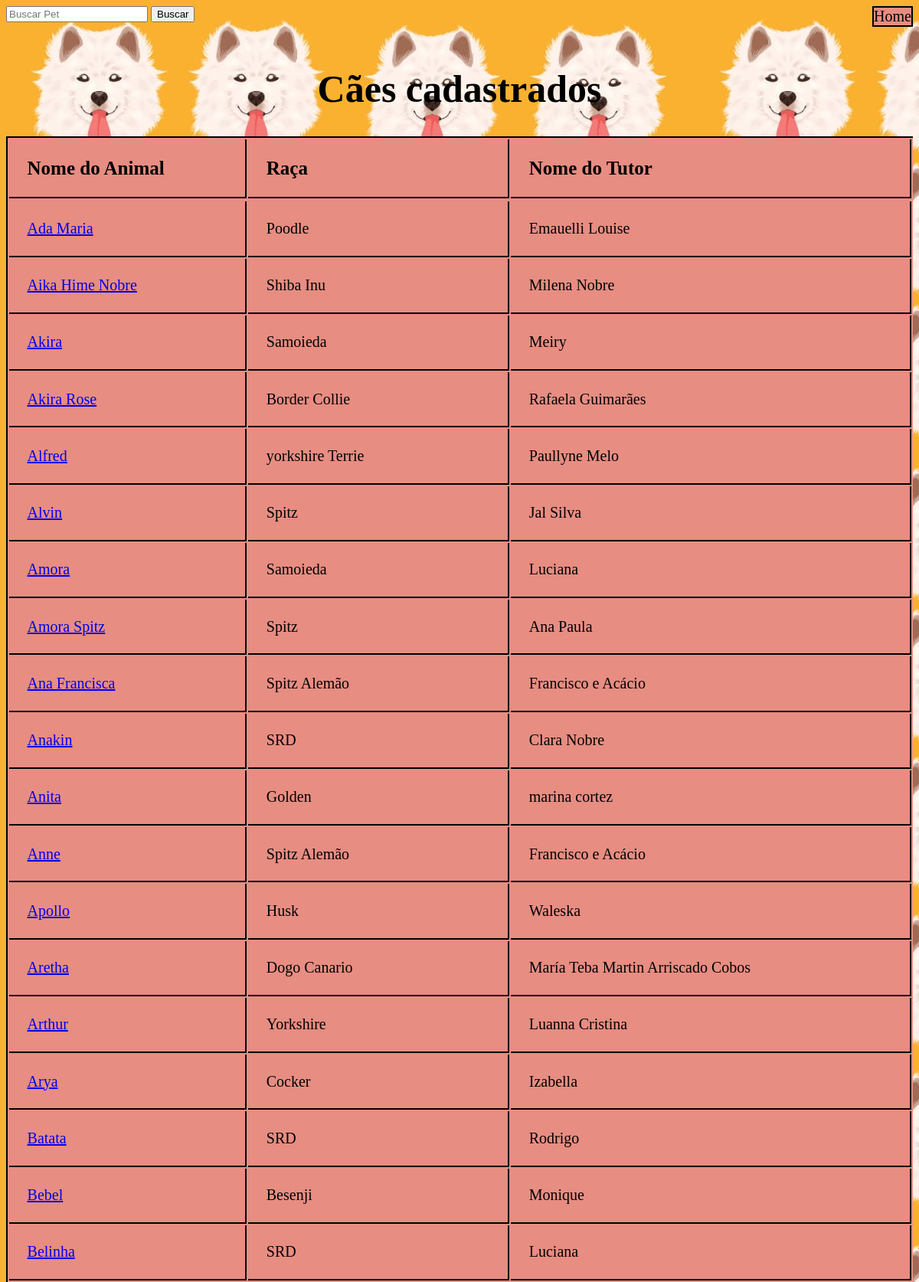
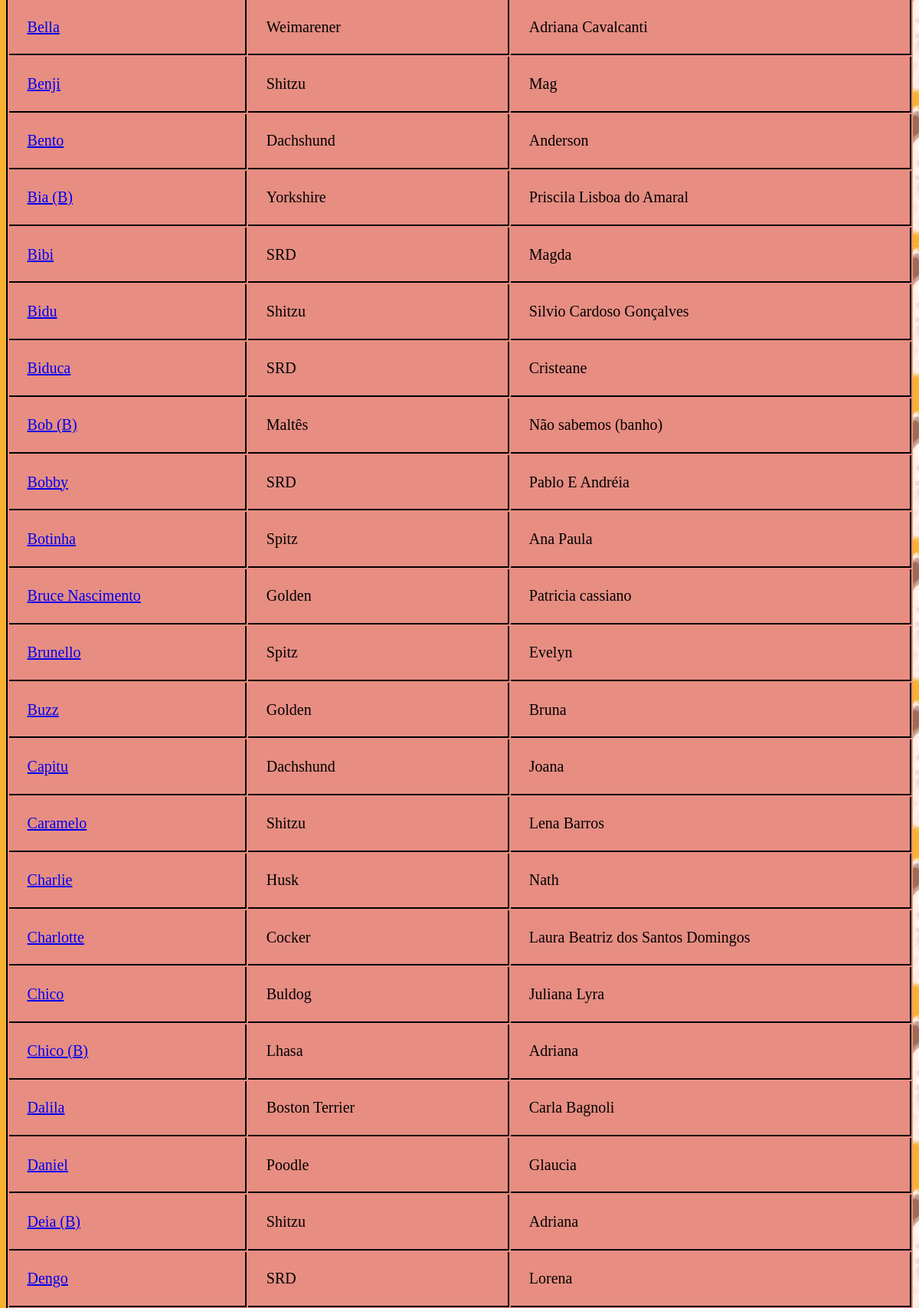
The page /listapet/ (signed in, upper part) on the database its author committed (2 pictures, top to bottom).
### ficha/models.py (models this page shows, shortened)
class FichaDog(models.Model):
    nome = models.CharField(max_length=100, primary_key=True)
    raca = models.CharField(max_length=100)
    data_de_nascimento =  models.DateField()
    sexo = models.CharField(max_length=1, choices=(('M', 'Macho'), ('F', 'Fêmea')))
    peso = models.DecimalField(max_digits=5, decimal_places=2)
    tipo_alimentacao = models.CharField(max_length=100)
    restricoes_alimentares = models.CharField(max_length=100, blank=True, null=True)
    nome_tutor = models.CharField(max_length=100,blank=True)
    contato_tutor = models.CharField(max_length=100)
    cpf_tutor = models.CharField(max_length=14)
    endereco = models.CharField(max_length=100,blank=True, null=True)
    veterinario = models.CharField(max_length=100,blank=True, null=True)
    observacoes = models.TextField(blank=True, null=True)
    data = models.DateTimeField(auto_now_add=True)
    class Meta:
            db_table = 'Ficha_Dog'

### ficha/views.py (the view)
# urls.py: path('listapet/', views.lista_fichas_cachorros, name='lista'),
@login_required(login_url="/auth/login/")
def lista_fichas_cachorros(request):
    cachorros = FichaDog.objects.all().order_by('nome')
    search = request.GET.get('search')
    if search:
        cachorros = cachorros.filter(nome__icontains=search)
    return render(request, 'lista_pet.html', {'cachorros': cachorros})

### ficha/templates/lista_pet.html (shortened to what this page needs)
<!DOCTYPE html>
<html>
  <head>
    {% load static %}
  </head>
  <body>
    <div class="col-sm-6">
      <form action="." method="GET" classs="form-inline">
        <input type="text" id="search" name="search" class="form-control" placeholder="Buscar Pet">
        <input type="submit" class="btn btn-primary" value="Buscar">
      </form>
      <a class = "home" href="{% url 'home' %}">Home</a>
    </div>
    <div class="tabela">
      <table class="form">
          <thead class="legenda">
            <tr class="tr">
              <th>Nome do Animal</th>
              <th>Raça</th>
              <th>Nome do Tutor</th>
            </tr>
          </thead>
          <br>
          <h1 class='title'>Cães cadastrados</h1>
          <tbody>
              <tr>
                {% for cachorro in cachorros %}
                  <tr>
                  <td class="num"><a href="{% url 'ficha:mostrar_ficha' nome=cachorro.nome %}">{{ cachorro.nome }} </td>
                  <td >{{ cachorro.raca }} </td>
                  <td>{{ cachorro.nome_tutor}}</td>
                {% endfor %}
              </tr>
          </tbody>
      </table>
    </div>
  </body>
</html>

### ficha/templates/lista_pet.html (style rules this page uses)
body { background-image: url('/static/img/fundo.jpeg'); }
.tabela { display: flex; flex-direction: column ; }
.form { text-align:center; font-size: 20px; border-top:2px solid black; border-left:2px solid black; background-color: rgb(231, 141, 130); }
.legenda { font-size: 25px; }
h1 { text-align:center; font-size: 50px; }
th, td { padding: 2%; text-align: left; border-bottom: 2px solid black; border-right: 2px solid black; }
.col-sm-6 { flex-direction: row; display:flex; justify-content: space-between; }
.home { font-size: 20px; text-decoration: none; color: black; border: 2px solid black; background-color: rgb(231, 141, 130); }

### rows shown on the page
FichaDog: nome "Ada Maria", raca "Poodle", nome_tutor "Emauelli Louise"
FichaDog: nome "Aika Hime Nobre", raca "Shiba Inu", nome_tutor "Milena Nobre"
FichaDog: nome "Akira", raca "Samoieda", nome_tutor "Meiry"
FichaDog: nome "Akira Rose", raca "Border Collie", nome_tutor "Rafaela Guimarães"
FichaDog: nome "Alfred", raca "yorkshire Terrie", nome_tutor "Paullyne Melo"
FichaDog: nome "Alvin", raca "Spitz", nome_tutor "Jal Silva"
FichaDog: nome "Amora", raca "Samoieda", nome_tutor "Luciana"
FichaDog: nome "Amora Spitz", raca "Spitz", nome_tutor "Ana Paula"
FichaDog: nome "Ana Francisca", raca "Spitz Alemão", nome_tutor "Francisco e Acácio"
FichaDog: nome "Anakin", raca "SRD", nome_tutor "Clara Nobre"
FichaDog: nome "Anita", raca "Golden", nome_tutor "marina cortez"
FichaDog: nome "Anne", raca "Spitz Alemão", nome_tutor "Francisco e Acácio"
FichaDog: nome "Apollo", raca "Husk", nome_tutor "Waleska"
FichaDog: nome "Aretha", raca "Dogo Canario", nome_tutor "María Teba Martin Arriscado Cobos"
FichaDog: nome "Arthur", raca "Yorkshire", nome_tutor "Luanna Cristina"
FichaDog: nome "Arya", raca "Cocker", nome_tutor "Izabella"
FichaDog: nome "Batata", raca "SRD", nome_tutor "Rodrigo"
FichaDog: nome "Bebel", raca "Besenji", nome_tutor "Monique"
FichaDog: nome "Belinha", raca "SRD", nome_tutor "Luciana"
FichaDog: nome "Bella", raca "Weimarener", nome_tutor "Adriana Cavalcanti"
FichaDog: nome "Benji", raca "Shitzu", nome_tutor "Mag"
FichaDog: nome "Bento", raca "Dachshund", nome_tutor "Anderson"
FichaDog: nome "Bia (B)", raca "Yorkshire", nome_tutor "Priscila Lisboa do Amaral"
FichaDog: nome "Bibi", raca "SRD", nome_tutor "Magda"
FichaDog: nome "Bidu", raca "Shitzu", nome_tutor "Silvio Cardoso Gonçalves"
FichaDog: nome "Biduca", raca "SRD", nome_tutor "Cristeane"
FichaDog: nome "Bob (B)", raca "Maltês", nome_tutor "Não sabemos (banho)"
FichaDog: nome "Bobby", raca "SRD", nome_tutor "Pablo E Andréia"
FichaDog: nome "Botinha", raca "Spitz", nome_tutor "Ana Paula"
FichaDog: nome "Bruce Nascimento", raca "Golden", nome_tutor "Patricia cassiano"
FichaDog: nome "Brunello", raca "Spitz", nome_tutor "Evelyn"
FichaDog: nome "Buzz", raca "Golden", nome_tutor "Bruna"
FichaDog: nome "Capitu", raca "Dachshund", nome_tutor "Joana"
FichaDog: nome "Caramelo", raca "Shitzu", nome_tutor "Lena Barros"
FichaDog: nome "Charlie", raca "Husk", nome_tutor "Nath"
FichaDog: nome "Charlotte", raca "Cocker", nome_tutor "Laura Beatriz dos Santos Domingos"
FichaDog: nome "Chico", raca "Buldog", nome_tutor "Juliana Lyra"
FichaDog: nome "Chico (B)", raca "Lhasa", nome_tutor "Adriana"
FichaDog: nome "Dalila", raca "Boston Terrier", nome_tutor "Carla Bagnoli"
FichaDog: nome "Daniel", raca "Poodle", nome_tutor "Glaucia"
FichaDog: nome "Deia (B)", raca "Shitzu", nome_tutor "Adriana"
FichaDog: nome "Dengo", raca "SRD", nome_tutor "Lorena"
